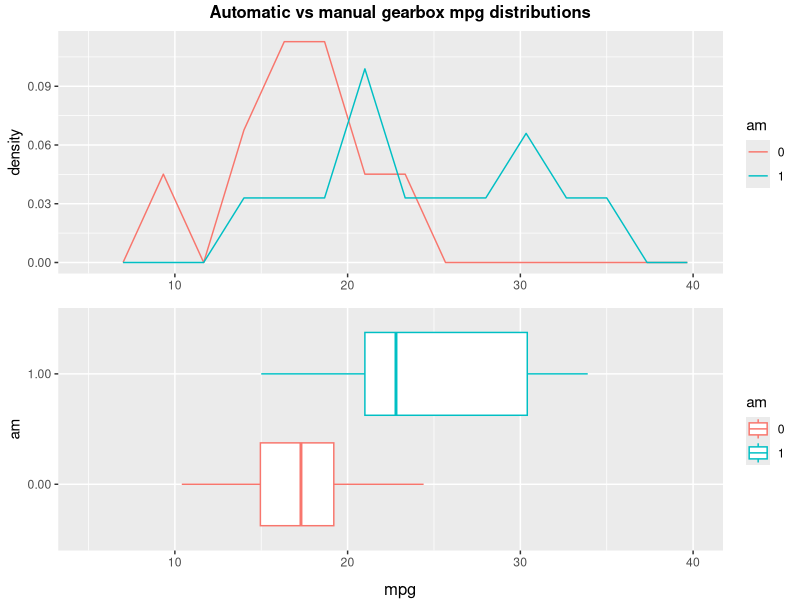

Source code (R): (Note: this script raises an error after producing the figure.)
#' ---
#' title: "Linear Models"
#' subtitle: "Project1.R"
#' author: "Bruno Fischer Colonimos"
#' date: '`r format(Sys.Date(), "%d %B %Y")`'
#' output:
#'         html_document:
#'                 theme: readable
#'                 number_sections: yes
#'         word_document:
#'              fig_caption: yes
#'              fig_width: 9
#'              toc: no
#'              number_sections: yes
#'              theme: readable
#' ---


#+ options
knitr::opts_chunk$set(echo = FALSE)


#' libraries + external code
#' =========================

#+ libraries, warnings = FALSE

library(dplyr)
# require(graphics)
# library(GGally)
library(ggplot2)
library(grid)
library(gridExtra)

# source(file.path("morecode", "multiplot", "multiplot.R"))



#' The data
#' ========

# Help file : data frame with 32 observations on 11 variables.

# [, 1]	 mpg	 Miles/(US) gallon
# [, 2]	 cyl	 Number of cylinders
# [, 3]	 disp	 Displacement (cu.in.)
# [, 4]	 hp	 Gross horsepower
# [, 5]	 drat	 Rear axle ratio
# [, 6]	 wt	 Weight (1000 lbs)
# [, 7]	 qsec	 1/4 mile time
# [, 8]	 vs	 V/S
# [, 9]	 am	 Transmission (0 = automatic, 1 = manual)
# [,10]	 gear	 Number of forward gears
# [,11]	 carb	 Number of carburetors


data("mtcars")



#' Data exploration
#' ----------------

# means

means <- mtcars %>%
        group_by(am) %>%
        summarise(meanmpg=mean(mpg))

meanauto <- means[1,2]
meanmanual <- means[2,2]

# freq polygons
gpoly <- ggplot(mtcars, aes(mpg, y = ..density..,
                            color = factor(am))) +
        geom_freqpoly(bins = 16) +
        scale_color_discrete("am") +
        scale_x_continuous(limits = c(5, 40)) +
        xlab(NULL)
# gpoly


# boxplots
gbox <- ggplot(mtcars, aes(factor(am), mpg, color=factor(am))) +
        geom_boxplot() +
        scale_x_discrete("am",labels = c("0.00", "1.00")) +
        scale_y_continuous(limits = c(5, 40)) +
        scale_color_discrete("am") +
        ylab(NULL)+
        coord_flip()

# show freq polygons and boxplot

# remark: with the bold title, this is very slow
# bold title
title1 <- textGrob("Automatic vs manual gearbox mpg distributions",
                gp=gpar(fontface="bold"))

gr <- arrangeGrob(grobs=list(gpoly, gbox),
                  layout_matrix = matrix(c(1,2), nrow = 2) ,
                  top = title1,
                  bottom = "mpg")
# stores in gr use then grid.graw(gr)
grid.newpage()
grid.draw(gr)


# plotting the effect of every variable on mpg, conmparing
# automatic and manual transmissions

# plotting function
plotam <- function(varname, withlegend = FALSE) {
        g <- ggplot(mtcars,
               aes_(x = as.name(varname),
                    y = quote(mpg),
                    color = quote(factor(am)))) +
                geom_jitter(width= .3, height = .2) +
                geom_smooth(data = filter(mtcars, am ==0),
                            method="lm", se= FALSE) +
                geom_smooth(data = filter(mtcars, am ==1),
                            method="lm", se= FALSE) +
                ylab(NULL) +
                scale_color_discrete(guide_legend("am")) +
                theme(legend.position="bottom")
        if (withlegend) {
                g
        } else {
                g + theme(legend.position = "none")
        }
}

# test
# plotam("wt")
# plotam("wt" , withlegend=TRUE)

# plot all variables except mpg, against am
lpl <- lapply(X = setdiff(colnames(mtcars), c("am", "mpg")),
              plotam)


# display plots (with a common legend):

# get the legend from any one plot (the plot must have a legend)
# extract legend
# https://github.com/hadley/ggplot2/wiki/Share-a-legend-between-two-ggplot2-graphs
g_legend<-function(a.gplot){
        tmp <- ggplot_gtable(ggplot_build(a.gplot))
        leg <- which(sapply(tmp$grobs, function(x) x$name) == "guide-box")
        legend <- tmp$grobs[[leg]]
        return(legend)}

mylegend <- g_legend(plotam("wt", withlegend = TRUE))


# draw the plot
# windows(width = 10, height = 6)
title2 <- textGrob("Automatic vs manual:  mpg simple linear regressions",
                   gp = gpar(fontface="bold"))

gg <- arrangeGrob(grobs = lpl,
                  ncol = 3,
                  top = title2,
                  left = "mpg")

g3 <- arrangeGrob(gg,
                   mylegend, nrow=2, heights=c(10, 1))
grid.newpage()
grid.draw(g3)
# dev.off()




#' model selection
#' ===============

#' backwards elimination (without interaction)
#' -------------------------------------------

#' principle : start with a model with all variables, then
#' remove one by one the variable whith a coefficient not
#' significantly different from zero, starting with the
#' highest p-values.
#'
#' Here we get: mpg ~ am + wt + qsec
#'

# start

# first iteration
fit <- lm(mpg ~ carb + hp + disp + cyl + wt + gear + am + drat + vs + qsec, mtcars)

# testing function, not-really-so-great
nextstep <- function(fit) {
        sf <-  summary(fit)
        sfc <- summary(fit)$coef[-1,]
        rnames <- dimnames(sfc)[[1]]
        ix <- match(max(sfc[,4] ), sfc[,4] )
        # formula
        fitfla <- formula(fit)
        cfla <- as.character(fitfla)
        cfla <- paste(cfla[2], cfla[1], cfla[3])
        # result
        if (sfc[ix,4] > 0.05) {
                data.frame(nonsignif.var = rnames[ix],
                           p.value =  round(sfc[ix, 4], 3),
                           sigma = sf$sigma,
                           Rsquared =  sf$r.squared,
                           Adj.Rsquared = sf$adj.r.squared)
        } else {
                data.frame(nonsignif.var = "all significant",
                           formula = cfla,
                           sigma = sf$sigma,
                           Rsquared =  sf$r.squared,
                           Adj.Rsquared = sf$adj.r.squared)
        }
}


# init
i <- 1
elim <-  numeric(0)

step <- nextstep(fit)
elim[i] <- paste(step$nonsignif.var, "(p.value =", round(step$p.value, 2) , ")" )
i <- i + 1
# show essentials
summary(fit)
step
elim


# 2 removing cyl
fit <- lm(mpg ~ carb + hp + disp + wt + gear + am + drat + vs + qsec, mtcars)
step <- nextstep(fit)
elim[i] <- paste(step$nonsignif.var, "(p.value =", round(step$p.value, 2) , ")" )
i <- i + 1
# show essentials
summary(fit)
step
elim


# removing vs
fit <- lm(mpg ~ carb + hp + disp + wt + gear + am + drat + qsec, mtcars)
step <- nextstep(fit)
elim[i] <- paste(step$nonsignif.var, "(p.value =", round(step$p.value, 2) , ")" )
i <- i + 1
# show essentials
summary(fit)
step
elim


# removing carb
fit <- lm(mpg ~ hp + disp + wt + gear + am + drat + qsec, mtcars)
step <- nextstep(fit)
elim[i] <- paste(step$nonsignif.var, "(p.value =", round(step$p.value, 2) , ")" )
i <- i + 1
# show essentials
summary(fit)
step
elim


# removing gear
fit <- lm(mpg ~ hp + disp + wt + am + drat + qsec, mtcars)
step <- nextstep(fit)
elim[i] <- paste(step$nonsignif.var, "(p.value =", round(step$p.value, 2) , ")" )
i <- i + 1
# show essentials
summary(fit)
step
elim


# removing drat
fit <- lm(mpg ~ hp + disp + wt + am + qsec, mtcars)
step <- nextstep(fit)
elim[i] <- paste(step$nonsignif.var, "(p.value =", round(step$p.value, 2) , ")" )
i <- i + 1
# show essentials
summary(fit)
step
elim


# removing disp
fit <- lm(mpg ~ hp + wt + am + qsec, mtcars)
step <- nextstep(fit)
elim[i] <- paste(step$nonsignif.var, "(p.value =", round(step$p.value, 2) , ")" )
i <- i + 1
# show essentials
summary(fit)
step
elim

# removing hp final step
fit <- lm(mpg ~ wt + am + qsec, mtcars)
step <- nextstep(fit)
elim[i] <- paste(step$nonsignif.var, "(p.value =", round(step$p.value, 2) , ")" )
i <- i + 1
# show essentials
summary(fit)
step
elim

# All significants
#   nonsignif.var              formula    sigma  Rsquared Adj.Rsquared
# all significant mpg ~ wt + am + qsec 2.458846 0.8496636    0.8335561



#' mpg ~ wt + am + qsec diagnostics
#' --------------------------------

pr <- par("mfrow")
par(mfrow=c(2,2))
plot(fit, which = 1)
par(mfrow=pr)
dev.off()

# residuals plots
vnames <- c("wt", "am", "qsec") # variables in the final model

# Store residuals
mtcars1 <- mutate(mtcars, resid1 = rstudent(fit))

resvarplot <- function(varname) {
        ggplot(mtcars1, aes_(as.name(varname) , quote(resid1))) +
                geom_point()+
                geom_smooth()
}

lpres <- lapply(vnames, FUN=resvarplot)


windows(width = 10)
gr <- arrangeGrob(grobs = lpres,
          #ncols=3
          layout_matrix = matrix(c(1,2,3), nrow=1)
)
grid.draw(gr)
dev.off()



#' Adding interaction am:wt
#' ------------------------

fit2 <- lm(mpg ~ wt + am*wt + qsec, mtcars)
s <- summary(fit2)
s


pr <- par("mfrow")
par(mfrow=c(2,2))
plot(fit2, which = 4)
par(mfrow=pr)




#' Try Adding interaction am:qsec ==> no
#' -------------------------------------

fit3 <- lm(mpg ~ wt + am*wt + qsec + am*qsec, mtcars)
s <- summary(fit3)
s

an <- anova(fit, fit2, fit3)
an


# Analysis of Variance Table
#
# Model 1: mpg ~ wt + am + qsec
# Model 2: mpg ~ wt + am * wt + qsec
# Model 3: mpg ~ wt + am * wt + qsec + am * qsec
# Res.Df    RSS Df Sum of Sq       F   Pr(>F)
# 1     28 169.29
# 2     27 117.28  1    52.010 11.6099 0.002145 **
# 3     26 116.47  1     0.802  0.1791 0.675630
# ---
#  Signif. codes:  0 ‘***’ 0.001 ‘**’ 0.01 ‘*’ 0.05 ‘.’ 0.1 ‘ ’ 1

# p-values
pv <- an$`Pr(>F)`

#  NA 0.002144762 0.675630240

# get individual p-values
# pv[2]





#' We select : mpg ~ wt + am * wt + qsec
#' ------------------------




#' diagnostics2
#' ------------

pr <- par("mfrow")
par(mfrow=c(1,2))
plot(fit2, which=4)
plot(fit2, which=5)
par(mfrow = pr)


hatvalues(fit2)
dfb <- dfbetas(fit2)

str(dfb)

dfb[ , c("wt"  , "am", "wt:am")]

dfb[c("Fiat 128", "Maserati Bora" , "Chrysler Imperial" ) , c("wt"  , "am", "wt:am")]

# ==> Try without Chrysler Imperial , Maserati Bora, Fiat 128 (, model != "Fiat 128")

mtcars2 <- mtcars
mtcars2$model <- rownames(mtcars)
mtcars2 <- filter(mtcars2, model != "Chrysler Imperial", model != "Maserati Bora")
rownames(mtcars2) <- mtcars2$model

fit2B <- lm(mpg ~ wt + am*wt + qsec, mtcars2)
s <- summary(fit2B)
s

par
plot(fit2B, which = 4)
plot(fit2B, which = 5)

pr <- par("mfrow")
par(mfrow=c(2,2))
plot(fit2B)
par(mfrow=pr)



hatvalues(fit2B)
dfb <- dfbetas(fit2B)
dfb[ , c("am", "wt:am")]



#' conclusion:
#' -----------

# Point estimation
# neutral weight

nwt <- - (sfc[3,1] / sfc[5,1])
deltaslope <- sfc[5,1]


sfc <- summary(fit2B)$coef
sfc

# 2 equations, automatic vs manual
# automatic: mpg = 9.723 - 2.937 wt + 1.017 qs
# manual : mpg = (9.723 + 14.079) - (2.937 + 7.078) wt + 1.017 qs

# ==> for small wt, manual is better, for hign wt auto is better.
# balance point, w = 3.4 (thousands of lb)
# The manufactureres seem aware of it, as the overlap zone goes from circa

mt24 <- filter(mtcars, wt > 2.5 & wt < 4.5)
mt24a <- filter(mt24, am==0)
mt24m <- filter(mt24, am==1)
# ggplot(mt24, aes(wt, am))+ geom_point()
min(mt24a$wt) # 3.15
max(mt24m$wt) # 3.57





















# ===================================================================================================
# ===================================================================================================


#' correlations
#' ------------

# cor(mtcars)

# heatmap(cor(mtcars),
#        col=colorRampPalette(c("blue","white", "red"))( 20 ))




#' diagnostics
#' ------------

pr <- par("mfrow")
par(mfrow=c(2,2))
plot(fit)
par(mfrow=pr)


# residuals plots

vnames <- c("wt", "am", "qsec") # variables in the final model

# rstudent(fit) # try


# Store residuals
mtcars <- mutate(mtcars, resid1 = rstudent(fit))


resvarplot <- function(varname, residvar = "resid1") {
        ggplot(mtcars, aes_(as.name(varname) , as.name(residvar))) +
                geom_point()+
                geom_smooth()
}

# resvarplot("wt")
# resvarplot("am")
# resvarplot("qsec")

lpres <- lapply(vnames, FUN=resvarplot)
windows(width=10)
multiplot(plotlist = lpres,
          #ncols=3
          layout = matrix(c(1,2,3), nrow=1)
          )
dev.off()




#' what about a different model with hp instead of qsec
#' -----------------------------------------------------


fit <- lm(mpg ~ wt + am + hp, mtcars)
s <- summary(fit)
s
# All significants
s$sigma
s$r.squared
s$adj.r.squared


# with hp and interaction

fit <- lm(mpg ~  am + hp + wt*am, mtcars)
s <- summary(fit)
s
# All significants
s$sigma
s$r.squared
s$adj.r.squared

# diagnostics
windows()
pr <- par("mfrow")
par(mfrow=c(2,2))
plot(fit)

par(mfrow = pr)
dev.off()

# SAME WITHOUR MASERATI bORA

rownames(mtcars)
mtcars <- mutate(mtcars, modname = rownames(mtcars))

mtcars2 <- filter(mtcars, modname != "Maserati Bora")


fit <- lm(mpg ~  am + hp + wt*am, mtcars2)
s <- summary(fit)
s
# All significants
s$sigma
s$r.squared
s$adj.r.squared

# diagnostics
windows()
pr <- par("mfrow")
par(mfrow=c(2,2))
plot(fit)

par(mfrow=pr)
dev.off()




vnames2 <- c("wt", "am", "hp") # variables in the final model
# Store residuals2
mtcars <- mutate(mtcars, resid2 = rstudent(fit))


resvarplot2 <- function(varname) {
        ggplot(mtcars, aes_(as.name(varname) , quote(resid2))) +
                geom_point()
}


lpres2 <- lapply(vnames2, FUN=resvarplot2)
multiplot(plotlist = lpres, ncols=3)
windows(width = 10)
multiplot(plotlist = lpres2,
          layout=matrix(c(1,2,3), nrow=1, byrow=TRUE))
dev.off()


# qqnorm(mtcars$resid1)
# qqnorm(mtcars$resid2)

ggplot(mtcars) + geom_qq(aes(sample = resid1))
ggplot(mtcars) + geom_qq(aes(sample = resid2))

ggplot(mtcars, aes(sample = resid1)) + stat_qq()
ggplot(mtcars, aes(sample = resid2)) + stat_qq()



ggplot(mtcars, aes(x= resid1)) +
        geom_histogram(bins=nclass.FD(mtcars$resid1))


ggplot(mtcars, aes(x= resid2)) +
        geom_histogram(bins=nclass.FD(mtcars$resid2))




#' correlations
#' -------------


# select(mtcars, one_of(vnames))
# cor(mtcars[vnames], select(mtcars, -one_of(names)))



# redv <- mtcars[c("mpg", vnames)]

heatmap(cor(mtcars[c("mpg", vnames)]),
        col=colorRampPalette(c("blue","white", "red"))( 20 ))

cor(mtcars[vnames])

heatmap(cor(mtcars[vnames])
        , col=colorRampPalette(c("blue","white", "red"))( 50 )
        #, zlim=c(-1.05, 1.05),
        , symm = TRUE
        )


heatmap(cor(mtcars[vnames2])
        , col=colorRampPalette(c("blue","white", "red"))( 50 )
        #, zlim=c(-1.05, 1.05),
        , symm = TRUE
)


# Correlations between variables inside the models and
# variables left out
cor(select(mtcars, one_of(vnames)),
    select(mtcars, - one_of(c(vnames, "mpg", 'modname'))))
# corresponding heatmap (blue = negative, red = positive)
heatmap(cor(mtcars[vnames],
            select(mtcars, -one_of(c(vnames, "mpg", "modname")))),
        col=colorRampPalette(c("blue","white", "red"))( 100 )
        #, zlim=c(-1, 1)
        )


cor(mtcars[vnames2],
    select(mtcars, -one_of(c(vnames2, "mpg", "resid1", "resid2", "modname"))))
heatmap(cor(mtcars[vnames2],
            select(mtcars, -one_of(c(vnames2, "mpg", "resid1", "resid2", "modname")))),
        col=colorRampPalette(c("blue","white", "red"))( 100 )
        # , zlim=c(-.9, .9)
)



# nested models

fit1 <- lm(mpg ~ am, mtcars)
fit2 <- lm(mpg ~ am + wt , mtcars)
fit3 <- lm(mpg ~ am + wt + qsec, mtcars)
anova(fit1,fit2,fit3)

fit4 <- lm(mpg ~ am + wt + qsec + hp, mtcars)
anova(fit3, fit4)
# ==> the addition of hp is not justified

fit5 <- lm(mpg ~ am + wt + qsec + disp, mtcars)
anova(fit3, fit5)
# ==> the addition of disp is not justified

fit3B <- lm(mpg ~ am + wt + qsec + wt*am, mtcars)
anova(fit3, fit3B)

summary(fit3)
summary(fit3B)



# nested models B

fitB1 <- lm(mpg ~ am, mtcars)
fitB2 <- lm(mpg ~ am + wt , mtcars)
fitB2B <- lm(mpg ~ am + wt*am , mtcars)

anova(fitB1,fitB2, fitB2B) # justified
fitB3B <- lm(mpg ~ am + wt*am + qsec, mtcars)
anova(fitB2B, fitB3B) # justified
summary(fitB3B)


fitB4 <- lm(mpg ~ am + wt + qsec + hp, mtcars)
anova(fit3, fit4)
# ==> the addition of hp is not justified


fit5 <- lm(mpg ~ am + wt + qsec + disp, mtcars)
anova(fit3, fit5)
# ==> the addition of disp is not justified

fit3B <- lm(mpg ~ am + wt + qsec + wt*am, mtcars)
anova(fit3, fit3B)

summary(fit3)
summary(fit3B)


#' nested models C
#' ---------------


fitC1 <- lm(mpg ~ am, mtcars)
fitC2 <- lm(mpg ~ am + wt , mtcars)
fitC2B <- lm(mpg ~ am + wt*am , mtcars)

anova(fitC1,fitC2, fitC2B) # justified
fitC3B <- lm(mpg ~ am + wt*am + hp, mtcars)
anova(fitC2B, fitC3B) # justified
summary(fitC3B)


fitC4B <- lm(mpg ~ am + wt*am + hp + qsec , mtcars)
anova(fitC3B, fitC4B)
# ==> the addition of hp is not justified
summary(fitC4B)



#' conclusion:
#' -----------

# 2 equations, automatic vs manual
# automatic: mpg = 9.723 - 2.937 wt + 1.017 qs
# manual : mpg = (9.723 + 14.079) - (2.937 + 7.078) wt + 1.017 qs

# ==> for small wt, manual is better, for hign wt auto is better.
# balance point, w = 3.4 (thousands of lb)
# The manufactureres seem aware of it, as the overlap zone goes from circa

mt24 <- filter(mtcars, wt > 2.5 & wt < 4.5)
mt24a <- filter(mt24, am==0)
mt24m <- filter(mt24, am==1)
# ggplot(mt24, aes(wt, am))+ geom_point()
min(mt24a$wt) # 3.15
max(mt24m$wt) # 3.57
